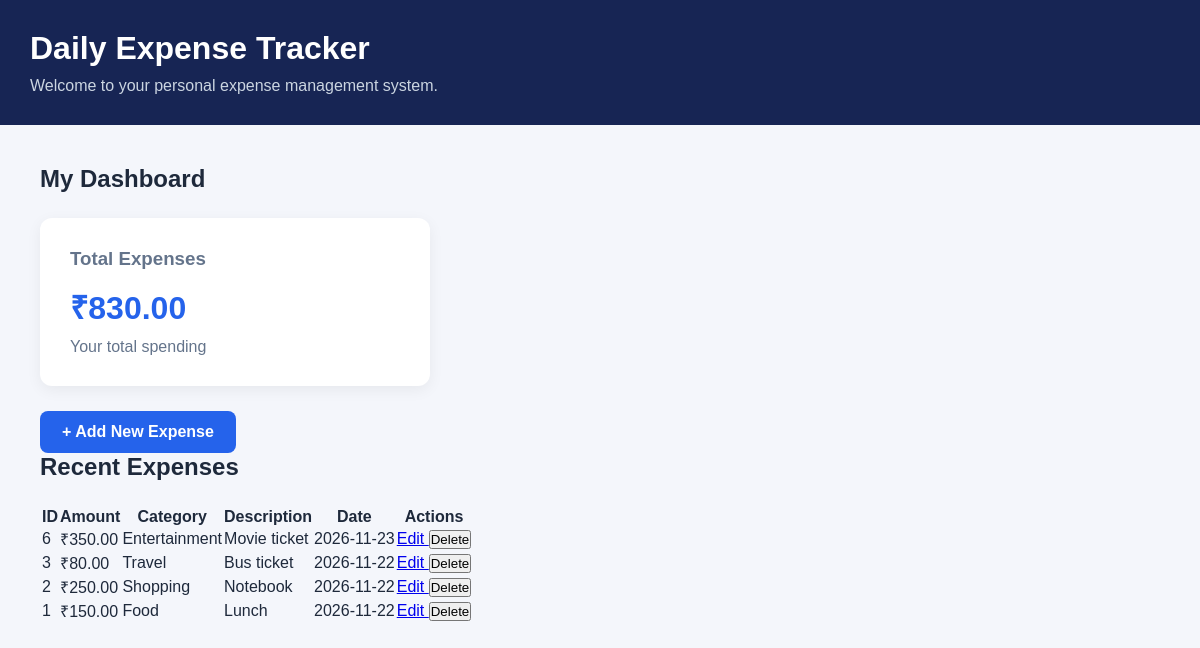
The app's page /, older data.
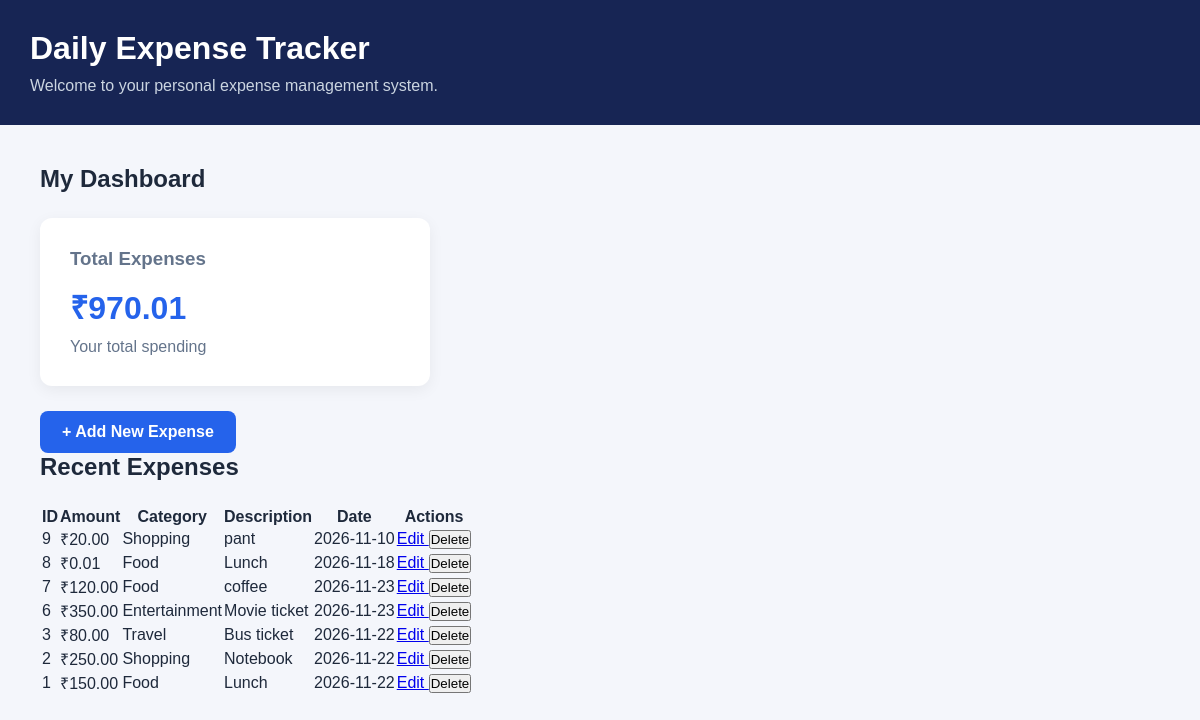
The same page, newer data.
### tables this page shows
CREATE TABLE expenses (
    id INTEGER PRIMARY KEY AUTOINCREMENT,
    amount REAL NOT NULL,
    category TEXT NOT NULL,
    description TEXT,
    expense_date DATE NOT NULL,
    created_at DATETIME DEFAULT CURRENT_TIMESTAMP
);

### app.py (the view)
@app.route("/")
def home():
    expenses = get_all_expenses()
    total_expenses = sum(
        float(expense["amount"]) for expense in expenses
    )
    return render_template(
        "dashboard.html",
        expenses=expenses,
        total_expenses=total_expenses
    )

### database.py (called while the page is built)
def get_connection():
    connection = sqlite3.connect(DB_PATH)
    connection.row_factory = sqlite3.Row
    return connection

### expense_operations.py (called while the page is built)
def get_all_expenses():
    connection = get_connection()
    try:
        query = "SELECT * FROM expenses ORDER BY id DESC"
        expenses = connection.execute(query).fetchall()
        return expenses
    finally:
        connection.close()

### templates/dashboard.html (shortened to what this page needs)
<!DOCTYPE html>
<html lang="en">
<head>
    <link rel="stylesheet" href="{{ url_for('static', filename='css/style.css') }}">
</head>
<body>
    <header>
        <h1>Daily Expense Tracker</h1>
        <p>Welcome to your personal expense management system.</p>
    </header>
    <main>
        <section class="dashboard">
            <h2>My Dashboard</h2>
            <div class="expense-card">
                <h3>Total Expenses</h3>
                <h2>₹{{ "%.2f"|format(total_expenses) }}</h2>
                <p>Your total spending</p>
            </div>
            <a href="{{ url_for('add_expense') }}" class="add-expense-btn">
                + Add New Expense
            </a>
            <section class="expense-list">
                <h2>Recent Expenses</h2>
                {% if expenses %}
                    <table>
                        <thead>
                            <tr>
                                <th>ID</th>
                                <th>Amount</th>
                                <th>Category</th>
                                <th>Description</th>
                                <th>Date</th>
                                <th>Actions</th>
                            </tr>
                        </thead>
                        <tbody>
                            {% for expense in expenses %}
                            <tr>
                                <td>{{ expense["id"] }}</td>
                                <td>₹{{ "%.2f"|format(expense["amount"]) }}</td>
                                <td>{{ expense["category"] }}</td>
                                <td>{{ expense["description"] or "-" }}</td>
<td>{{ expense["expense_date"] }}</td>
<td>
    <a href="{{ url_for('edit_expense', expense_id=expense['id']) }}">
        Edit
    </a>
    <form action="{{ url_for('delete_expense', expense_id=expense['id']) }}"
          method="POST"
          style="display:inline;">
        <button type="submit"
                onclick="return confirm('Are you sure you want to delete this expense?');">
            Delete
        </button>
    </form>
</td>
                            </tr>
                            {% endfor %}
                        </tbody>
                    </table>
                {% else %}
                    <p>No expenses found. Start by adding your first expense.</p>
                {% endif %}
            </section>
        </section>
    </main>
</body>
</html>

### static/css/style.css (style rules this page uses)
* { margin: 0; padding: 0; box-sizing: border-box; }
body { font-family: Arial, sans-serif; background-color: #f4f6fb; color: #1e293b; }
header { background-color: #172554; color: white; padding: 30px; }
header h1 { margin-bottom: 10px; }
header p { color: #cbd5e1; }
main { padding: 40px; }
.dashboard h2 { margin-bottom: 25px; }
.expense-card { background-color: white; padding: 30px; border-radius: 12px; max-width: 390px; margin-bottom: 25px; box-shadow: 0 4px 15px rgba(0, 0, 0, 0.06); }
.expense-card h3 { color: #64748b; margin-bottom: 15px; }
.expense-card h2 { color: #2563eb; font-size: 32px; margin-bottom: 10px; }
.expense-card p { color: #64748b; }
.add-expense-btn { display: inline-block; background-color: #2563eb; color: white; padding: 12px 22px; text-decoration: none; border-radius: 8px; font-weight: bold; border: none; cursor: pointer; }

Row changes from the older to the newer data that the page shows:
added expenses: id "9", amount "20.00", category "Shopping", description "pant", expense_date "2026-11-10"
added expenses: id "8", amount "0.01", category "Food", description "Lunch", expense_date "2026-11-18"
added expenses: id "7", amount "120.00", category "Food", description "coffee", expense_date "2026-11-23"
Text that changed along with them:
{{ "%.2f"|format(total_expenses) }}: "830.00" → "970.01"
